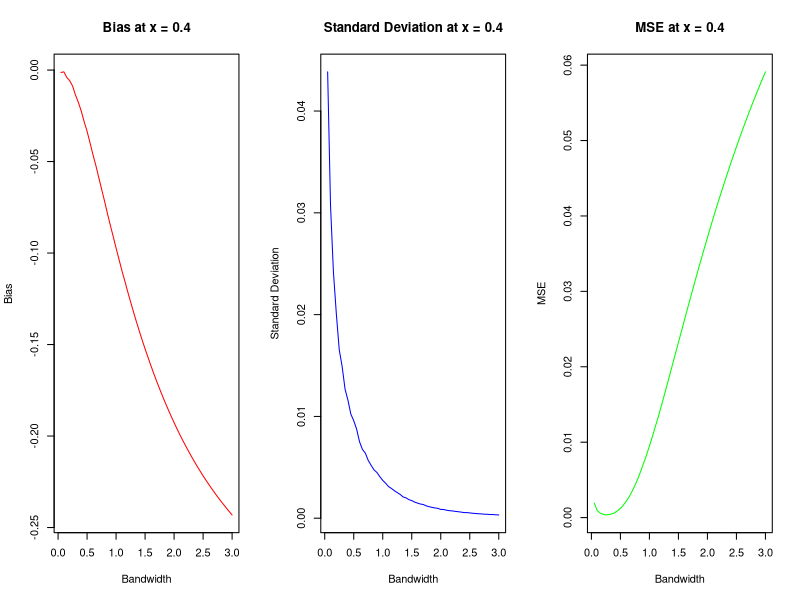
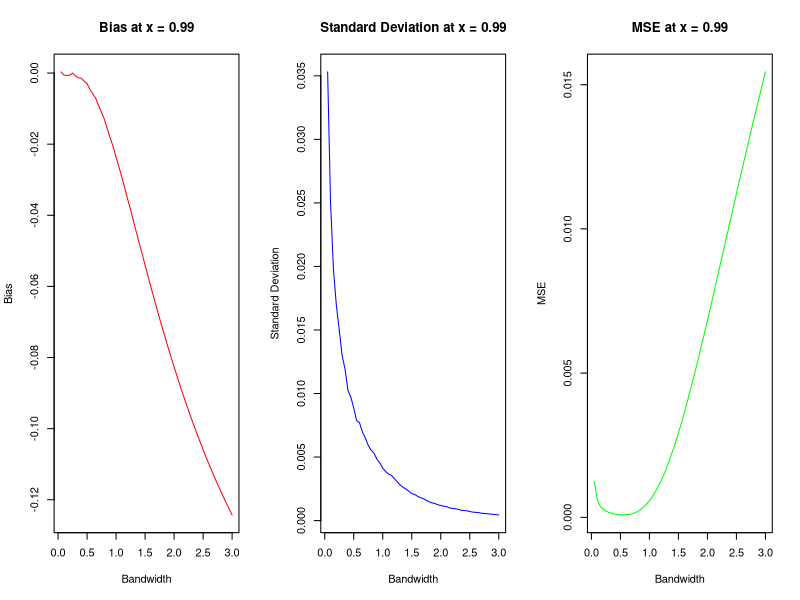

Generate these figures, in order, with R:
#********************************Question_0************************************#

# Standard Gaussian kernel function
K <- function(u) 1/sqrt(2*pi) * exp(-u^2/2)

# Estimation routine for kernel density estimator with Gaussian kernel
kernel_density_estimator <- function(X, h, x) {
  n <- length(X)
  # Calculate kernel density estimator at point x with bandwidth h
  density <- sum(K((X - x) / h)) / (n * h)
  return(density)
}

#********************************Question_1************************************#

#************************************_i_***************************************#

# Parameters
set.seed(123) # Setting seed for reproducibility
n <- 1000
S <- 2000
x <- c(0.4, 0.99)
bandwidth_values <- seq(0.05, 3, by = 0.05)
results <- array(NA, dim = c(length(bandwidth_values), length(x), 3))

for (j in 1:length(x)) {
  for (i in 1:length(bandwidth_values)) {
    h <- bandwidth_values[i]
    # Generate S draws of the data and calculate estimator
    estimates <- replicate(S, kernel_density_estimator(rnorm(n), h, x[j]))
    # Calculate bias, standard deviation, and MSE
    bias <- mean(estimates) - dnorm(x[j])
    sd_est <- sd(estimates)
    mse <- mean((estimates - dnorm(x[j]))^2)
    results[i, j, ] <- c(bias, sd_est, mse)
  }
}

# Create data frame from results
result_df <- data.frame(
  Bandwidth = bandwidth_values,
  Bias = results[, 1, 1],
  Standard_Deviation = results[, 1, 2],
  MSE = results[, 1, 3]
)

# Print the resulting data frame
print(result_df)

#************************************_ii_***************************************#

# Plot the results for x = 0.4 and x = 0.99
par(mfrow=c(1,3))
for (j in 1:length(x)) {
  plot(bandwidth_values, results[, j, 1], type = "l", col = "red", ylab = "Bias",
       xlab = "Bandwidth", main = paste("Bias at x =", x[j]))
  plot(bandwidth_values, results[, j, 2], type = "l", col = "blue", ylab = "Standard Deviation",
       xlab = "Bandwidth", main = paste("Standard Deviation at x =", x[j]))
  plot(bandwidth_values, results[, j, 3], type = "l", col = "green", ylab = "MSE",
       xlab = "Bandwidth", main = paste("MSE at x =", x[j]))
}

#***********************************_iii_**************************************#

# Find the MSE-optimal bandwidth for both evaluation points
optimal_bandwidth <- bandwidth_values[apply(results[,,3], 2, which.min)]
cat("MSE-optimal bandwidth for x = 0.4:", optimal_bandwidth[1], "\n")
cat("MSE-optimal bandwidth for x = 0.99:", optimal_bandwidth[2], "\n")

#**********************************_iV_&_v_*************************************#

# Calculate Theoretical AMSE-optimal bandwidth for standard normal distribution at x = 0.4
Theoretical_AMSE_optimal_bandwidth <- function(x, n) {
  kappa_0 <- integrate(function(u) {(K(u))^2}, -Inf, Inf)$value  # Fourth-order kernel constant for Gaussian kernel
  f <- dnorm(x)   # True density function (standard normal in this case)
  f_second_derivative <- -x^2 * f - f  # Second derivative of the true density function
  mu_2 <- integrate(function(u) u^2 * dnorm(u), -Inf, Inf)$value  # Calculate the second raw moment of the true density function
  
  Theoretical_AMSE_bandwidth <- ((kappa_0 * f) / ((mu_2 * f_second_derivative)^2))^(1/5) * n^(-1/5)
  return(Theoretical_AMSE_bandwidth)
}

# Calculate Theoretical AMSE-optimal bandwidth for both evaluation points
Theoretical_AMSE_bandwidth_0.4 <- Theoretical_AMSE_optimal_bandwidth(0.4, n)
Theoretical_AMSE_bandwidth_0.99 <- Theoretical_AMSE_optimal_bandwidth(0.99, n)

cat("Theoretical_AMSE-optimal bandwidth for x = 0.4:", Theoretical_AMSE_bandwidth_0.4, "\n")
cat("Theoretical_AMSE-optimal bandwidth for x = 0.99:", Theoretical_AMSE_bandwidth_0.99, "\n")
